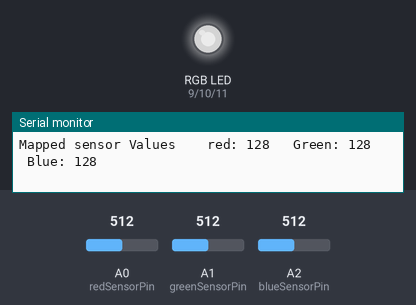
A sketch run on a simulated Arduino Uno, built with avr-gcc and run on an emulated ATmega328P. Shown: an RGB LED mixed from three pins (HIGH = lit), the last lines printed to the serial monitor. The inputs (shaded band) are chosen by the test bench; at power-on: A0 (redSensorPin) = 512, A1 (greenSensorPin) = 512, A2 (blueSensorPin) = 512. Dim RGB values are drawn brighter than linear.

Above: at 1.2 s.
1.3 s: A0 (redSensorPin) set to 336
At 2.5 s:
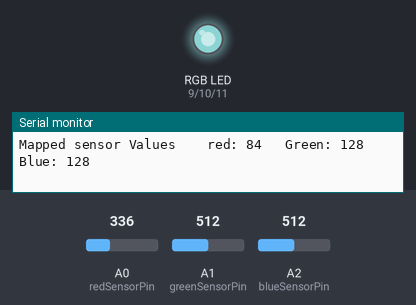
4.3 s: A0 (redSensorPin) set to 313
At 5.0 s:
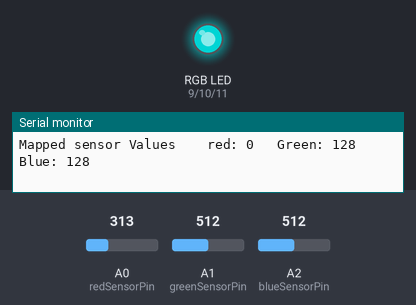
5.8 s: A1 (greenSensorPin) set to 331
At 6.7 s:
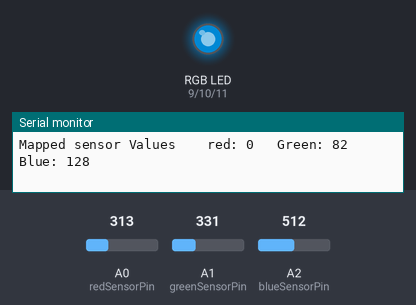
8.8 s: A1 (greenSensorPin) set to 303
At 9.3 s:
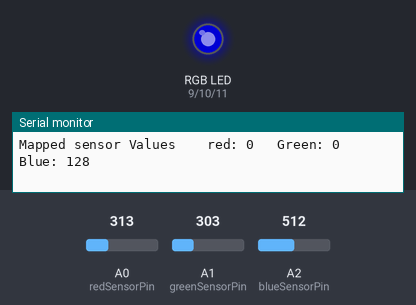
10.3 s: A2 (blueSensorPin) set to 330
At 10.9 s:
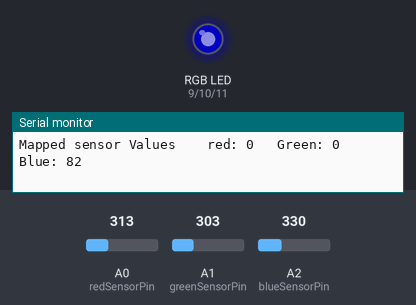
13.3 s: A2 (blueSensorPin) set to 303
At 14.5 s:
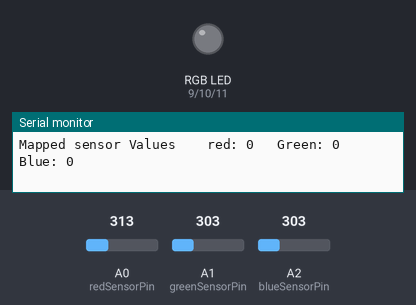
Timing chart, 0 to 15.8 s (numbered marks = the images above; inputs shaded):
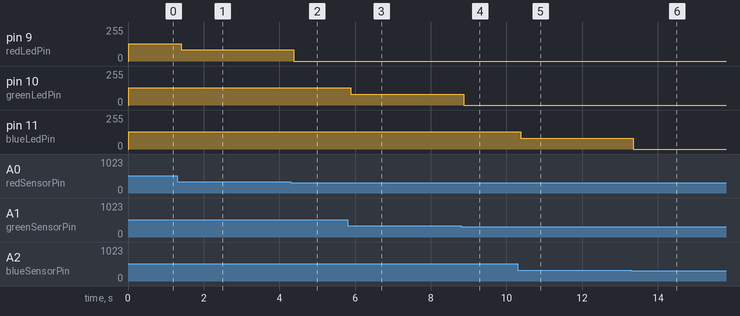

The sketch:

multicolor.ino
```cpp
const int greenLedPin = 10;
const int redLedPin = 9;
const int blueLedPin = 11;
const int greenSensorPin = A1;
const int redSensorPin = A0;
const int blueSensorPin = A2;

int redValue = 0;
int greenValue = 0;
int blueValue = 0;
int redSensorValue = 0;
int greenSensorValue = 0;
int blueSensorValue = 0;

void setup() {
  // put your setup code here, to run once:
  Serial.begin(9600);
  pinMode(greenLedPin, OUTPUT);
  pinMode(redLedPin, OUTPUT);
  pinMode(blueLedPin, OUTPUT);
}

void loop() {
  // put your main code here, to run repeatedly:
  redSensorValue = analogRead(redSensorPin);
  delay(5);
  greenSensorValue = analogRead(greenSensorPin);
  delay(5);
  blueSensorValue = analogRead(blueSensorPin);
  delay(5);

 // Serial.print("Raw sensor Values \t red: ");
 // Serial.print(redSensorValue);
 // Serial.print("\t Green: ");
 // Serial.print(greenSensorValue);
 // Serial.print("\t Blue: ");
//  Serial.println(blueSensorValue);

  redValue = redSensorValue/4;
  if(redValue < 80)
    redValue = 0;
  greenValue = greenSensorValue/4;
  if(greenValue < 80)
    greenValue = 0;
  blueValue = blueSensorValue/4;
    if(blueValue < 80)
    blueValue = 0;

Serial.print("Mapped sensor Values \t red: ");
  Serial.print(redValue);
  Serial.print("\t Green: ");
  Serial.print(greenValue);
  Serial.print("\t Blue: ");
  Serial.println(blueValue);

  analogWrite(greenLedPin, greenValue);
  analogWrite(redLedPin, redValue);
  analogWrite(blueLedPin, blueValue);

}
```

Measured:
- the behaviour switches between 320 and 319 on A0 (redSensorPin) (found by bisection; images 1 and 2)
- the behaviour switches between 320 and 319 on A1 (greenSensorPin) (found by bisection; images 3 and 4)
- the behaviour switches between 320 and 319 on A2 (blueSensorPin) (found by bisection; images 5 and 6)
- after the input at 1.3 s, pin 9 (redLedPin): 128/255 → 84/255 after 0.10 s
- after the input at 4.3 s, pin 9 (redLedPin): 84/255 → 0/255 after 0.08 s
- after the input at 5.8 s, pin 10 (greenLedPin): 128/255 → 82/255 after 0.09 s
- after the input at 8.8 s, pin 10 (greenLedPin): 82/255 → 0/255 after 0.07 s
- after the input at 10.3 s, pin 11 (blueLedPin): 128/255 → 82/255 after 0.08 s
- after the input at 13.3 s, pin 11 (blueLedPin): 82/255 → 0/255 after 0.05 s
